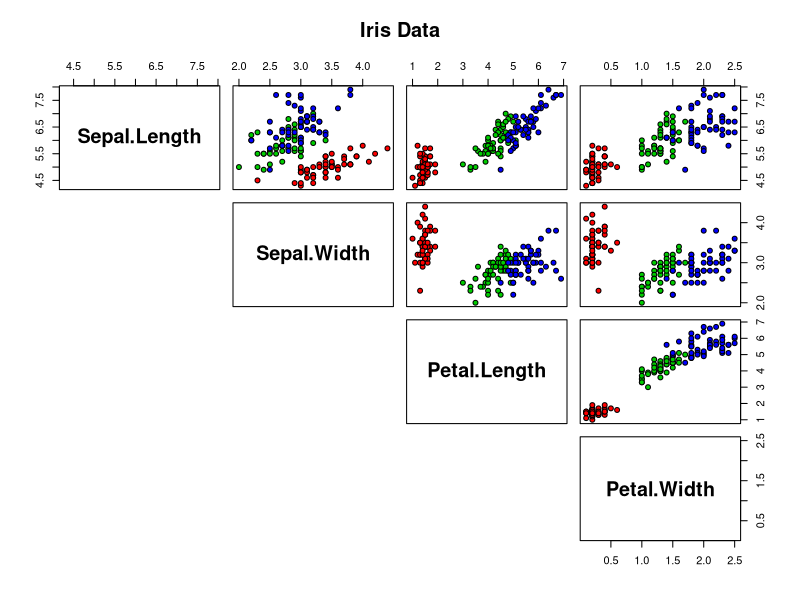
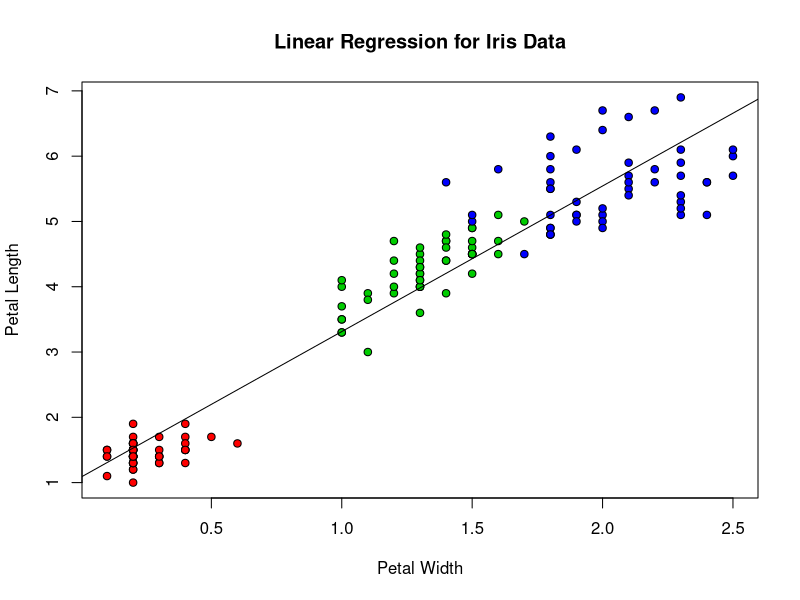
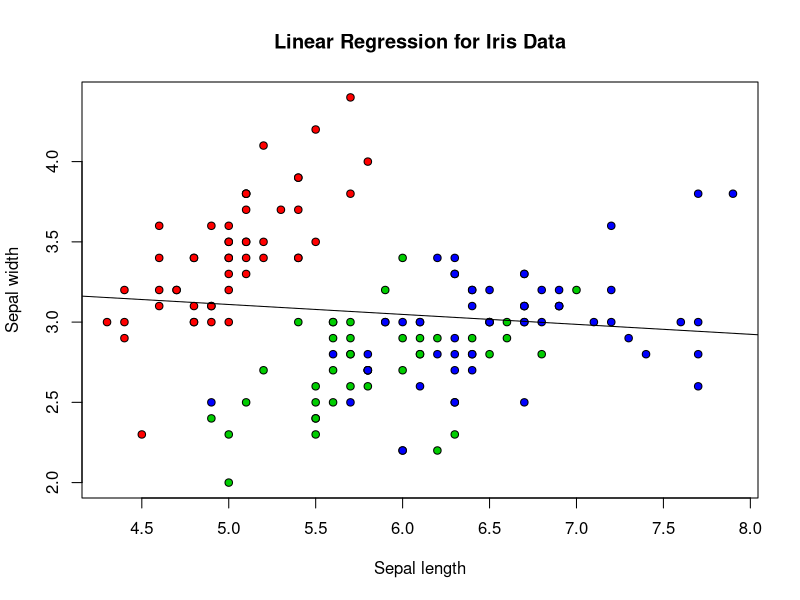

Source code (R) for these figures, in order:
# File description -------------------------------------------------------------
# Examples of linear regression

# Setup ------------------------------------------------------------------------
rm(list=ls()) # Delete all variables
graphics.off() # Close all open plots
cat("\014")   # Clear console

# Visualize the data -----------------------------------------------------------
pairs(iris[1:4], 
      main = "Iris Data", 
      pch = 21, 
      bg = c("red", "green3", "blue")[unclass(iris$Species)],
      lower.panel=NULL, 
      labels=c("Sepal.Length","Sepal.Width","Petal.Length","Petal.Width"), 
      font.labels=2,
      cex.labels=1.8) 

# Inspect the data
print(head(iris))

# Fit a simple linear regression -----------------------------------------------
linear_regression_model_1 <- lm(iris$Petal.Width ~ iris$Petal.Length)
print(summary(linear_regression_model_1))
cat("\ny = mx + b\n") # Linear model
# residuals(linear_regression_model_1) # Errors by data point

# Visualize linear regression
plot(iris$Petal.Width, 
     iris$Petal.Length,
     pch=21,
     bg=c("red","green3","blue")[unclass(iris$Species)],
     main="Linear Regression for Iris Data",
     xlab="Petal Width",
     ylab="Petal Length")

abline(lsfit(iris$Petal.Width, iris$Petal.Length)$coefficients, 
       col="black")

# Fit another simple linear regression -----------------------------------------
linear_regression_model_2 <- lm(iris$Sepal.Length ~ iris$Sepal.Width)
print(summary(linear_regression_model_2))
cat("\ny = mx + b\n") # Linear model
# residuals(linear_regression_model_2) # Errors by data point

# Visualize linear regression
plot(iris$Sepal.Length, 
     iris$Sepal.Width,
     pch=21,
     bg=c("red","green3","blue")[unclass(iris$Species)],
     main="Linear Regression for Iris Data",
     xlab="Sepal length",
     ylab="Sepal width")

abline(lsfit(iris$Sepal.Length, iris$Sepal.Width)$coefficients, 
       col="black")

# Fit a more complex linear regression -----------------------------------------
linear_regression_model_3 <- lm(iris$Petal.Width ~ iris$Petal.Length
                                + iris$Sepal.Length
                                + iris$Sepal.Width)
print(summary(linear_regression_model_3))